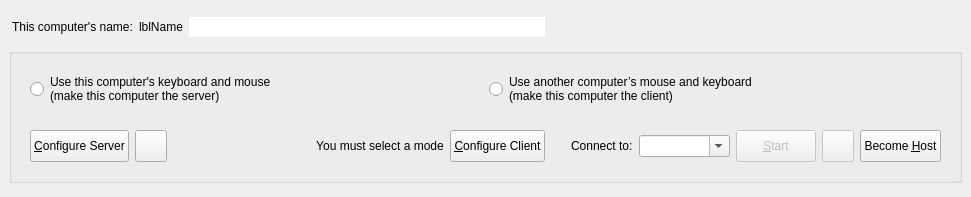
<?xml version="1.0" encoding="UTF-8"?>
<ui version="4.0">
 <class>MainWindow</class>
 <widget class="QMainWindow" name="MainWindow">
  <property name="geometry">
   <rect>
    <x>0</x>
    <y>0</y>
    <width>971</width>
    <height>197</height>
   </rect>
  </property>
  <widget class="QWidget" name="topLevelWidget">
   <property name="sizePolicy">
    <sizepolicy hsizetype="Preferred" vsizetype="Maximum">
     <horstretch>0</horstretch>
     <verstretch>0</verstretch>
    </sizepolicy>
   </property>
   <layout class="QVBoxLayout" name="_2">
    <property name="spacing">
     <number>3</number>
    </property>
    <item>
     <widget class="QWidget" name="widget" native="true">
      <property name="minimumSize">
       <size>
        <width>0</width>
        <height>28</height>
       </size>
      </property>
      <property name="maximumSize">
       <size>
        <width>16777215</width>
        <height>28</height>
       </size>
      </property>
      <layout class="QHBoxLayout" name="horizontalLayout_5">
       <property name="leftMargin">
        <number>3</number>
       </property>
       <property name="topMargin">
        <number>3</number>
       </property>
       <property name="rightMargin">
        <number>3</number>
       </property>
       <property name="bottomMargin">
        <number>3</number>
       </property>
       <item>
        <widget class="QLabel" name="labelComputerName">
         <property name="sizePolicy">
          <sizepolicy hsizetype="Maximum" vsizetype="Preferred">
           <horstretch>0</horstretch>
           <verstretch>0</verstretch>
          </sizepolicy>
         </property>
         <property name="text">
          <string>This computer's name:</string>
         </property>
        </widget>
       </item>
       <item>
        <widget class="QLabel" name="lblComputerName">
         <property name="sizePolicy">
          <sizepolicy hsizetype="Maximum" vsizetype="Preferred">
           <horstretch>0</horstretch>
           <verstretch>0</verstretch>
          </sizepolicy>
         </property>
         <property name="text">
          <string notr="true">lblName</string>
         </property>
        </widget>
       </item>
       <item>
        <widget class="QLineEdit" name="lineEditName">
         <property name="sizePolicy">
          <sizepolicy hsizetype="Expanding" vsizetype="Fixed">
           <horstretch>0</horstretch>
           <verstretch>0</verstretch>
          </sizepolicy>
         </property>
         <property name="toolTip">
          <string>&lt;html&gt;&lt;head/&gt;&lt;body&gt;&lt;p&gt;Name can't have have spaces or special characters&lt;/p&gt;&lt;p&gt;Use Enter to save the name change.&lt;/p&gt;&lt;/body&gt;&lt;/html&gt;</string>
         </property>
         <property name="maxLength">
          <number>255</number>
         </property>
         <property name="frame">
          <bool>false</bool>
         </property>
         <property name="clearButtonEnabled">
          <bool>false</bool>
         </property>
        </widget>
       </item>
       <item>
        <widget class="QPushButton" name="btnEditName">
         <property name="sizePolicy">
          <sizepolicy hsizetype="Fixed" vsizetype="Fixed">
           <horstretch>0</horstretch>
           <verstretch>0</verstretch>
          </sizepolicy>
         </property>
         <property name="toolTip">
          <string>Edit Computer Name</string>
         </property>
         <property name="icon">
          <iconset theme="document-edit"/>
         </property>
         <property name="iconSize">
          <size>
           <width>16</width>
           <height>16</height>
          </size>
         </property>
         <property name="flat">
          <bool>true</bool>
         </property>
        </widget>
       </item>
       <item>
        <spacer name="horizontalSpacer_2">
         <property name="orientation">
          <enum>Qt::Orientation::Horizontal</enum>
         </property>
         <property name="sizeHint" stdset="0">
          <size>
           <width>6</width>
           <height>20</height>
          </size>
         </property>
        </spacer>
       </item>
       <item>
        <widget class="QLabel" name="lblIpAddresses">
         <property name="sizePolicy">
          <sizepolicy hsizetype="Preferred" vsizetype="Fixed">
           <horstretch>0</horstretch>
           <verstretch>0</verstretch>
          </sizepolicy>
         </property>
        </widget>
       </item>
      </layout>
     </widget>
    </item>
    <item>
     <widget class="QGroupBox" name="groupBox">
      <property name="sizePolicy">
       <sizepolicy hsizetype="Preferred" vsizetype="Fixed">
        <horstretch>0</horstretch>
        <verstretch>0</verstretch>
       </sizepolicy>
      </property>
      <property name="title">
       <string/>
      </property>
      <layout class="QVBoxLayout" name="verticalLayout">
       <item>
        <widget class="QWidget" name="widgetModeSelection" native="true">
         <property name="sizePolicy">
          <sizepolicy hsizetype="Preferred" vsizetype="Maximum">
           <horstretch>0</horstretch>
           <verstretch>0</verstretch>
          </sizepolicy>
         </property>
         <layout class="QHBoxLayout" name="horizontalLayout">
          <item>
           <widget class="QRadioButton" name="rbModeServer">
            <property name="sizePolicy">
             <sizepolicy hsizetype="Minimum" vsizetype="Preferred">
              <horstretch>0</horstretch>
              <verstretch>0</verstretch>
             </sizepolicy>
            </property>
            <property name="text">
             <string>Use this computer's keyboard and mouse
(make this computer the server)</string>
            </property>
           </widget>
          </item>
          <item>
           <widget class="QRadioButton" name="rbModeClient">
            <property name="sizePolicy">
             <sizepolicy hsizetype="Minimum" vsizetype="Maximum">
              <horstretch>0</horstretch>
              <verstretch>0</verstretch>
             </sizepolicy>
            </property>
            <property name="text">
             <string>Use another computer’s mouse and keyboard
(make this computer the client)</string>
            </property>
           </widget>
          </item>
         </layout>
        </widget>
       </item>
       <item>
        <widget class="QWidget" name="widgetModeOptions" native="true">
         <property name="sizePolicy">
          <sizepolicy hsizetype="Preferred" vsizetype="Maximum">
           <horstretch>0</horstretch>
           <verstretch>0</verstretch>
          </sizepolicy>
         </property>
         <layout class="QHBoxLayout" name="horizontalLayout_2">
          <item>
           <widget class="QWidget" name="serverOptions" native="true">
            <property name="sizePolicy">
             <sizepolicy hsizetype="Preferred" vsizetype="Fixed">
              <horstretch>0</horstretch>
              <verstretch>0</verstretch>
             </sizepolicy>
            </property>
            <property name="minimumSize">
             <size>
              <width>0</width>
              <height>32</height>
             </size>
            </property>
            <property name="maximumSize">
             <size>
              <width>16777215</width>
              <height>32</height>
             </size>
            </property>
            <layout class="QHBoxLayout" name="horizontalLayout_4">
             <property name="leftMargin">
              <number>0</number>
             </property>
             <property name="topMargin">
              <number>0</number>
             </property>
             <property name="rightMargin">
              <number>0</number>
             </property>
             <property name="bottomMargin">
              <number>0</number>
             </property>
             <item>
              <widget class="QPushButton" name="btnConfigureServer">
               <property name="sizePolicy">
                <sizepolicy hsizetype="Maximum" vsizetype="Fixed">
                 <horstretch>0</horstretch>
                 <verstretch>0</verstretch>
                </sizepolicy>
               </property>
               <property name="minimumSize">
                <size>
                 <width>0</width>
                 <height>32</height>
                </size>
               </property>
               <property name="maximumSize">
                <size>
                 <width>16777215</width>
                 <height>32</height>
                </size>
               </property>
               <property name="text">
                <string>&amp;Configure Server</string>
               </property>
              </widget>
             </item>
             <item>
              <widget class="QPushButton" name="btnSaveServerConfig">
               <property name="sizePolicy">
                <sizepolicy hsizetype="Fixed" vsizetype="Fixed">
                 <horstretch>0</horstretch>
                 <verstretch>0</verstretch>
                </sizepolicy>
               </property>
               <property name="minimumSize">
                <size>
                 <width>32</width>
                 <height>32</height>
                </size>
               </property>
               <property name="maximumSize">
                <size>
                 <width>32</width>
                 <height>32</height>
                </size>
               </property>
               <property name="toolTip">
                <string>Export server configuration</string>
               </property>
               <property name="icon">
                <iconset theme="QIcon::ThemeIcon::DocumentSaveAs"/>
               </property>
              </widget>
             </item>
             <item>
              <spacer name="horizontalSpacer">
               <property name="orientation">
                <enum>Qt::Orientation::Horizontal</enum>
               </property>
               <property name="sizeHint" stdset="0">
                <size>
                 <width>40</width>
                 <height>5</height>
                </size>
               </property>
              </spacer>
             </item>
            </layout>
           </widget>
          </item>
          <item>
           <widget class="QLabel" name="lblNoMode">
            <property name="text">
             <string>You must select a mode</string>
            </property>
            <property name="alignment">
             <set>Qt::AlignmentFlag::AlignCenter</set>
            </property>
           </widget>
          </item>
          <item>
           <widget class="QWidget" name="clientOptions" native="true">
            <property name="sizePolicy">
             <sizepolicy hsizetype="Preferred" vsizetype="Maximum">
              <horstretch>0</horstretch>
              <verstretch>0</verstretch>
             </sizepolicy>
            </property>
            <layout class="QHBoxLayout" name="horizontalLayout_3">
             <property name="leftMargin">
              <number>0</number>
             </property>
             <property name="topMargin">
              <number>0</number>
             </property>
             <property name="rightMargin">
              <number>0</number>
             </property>
             <property name="bottomMargin">
              <number>0</number>
             </property>
             <item>
              <widget class="QPushButton" name="btnConfigureClient">
               <property name="sizePolicy">
                <sizepolicy hsizetype="Maximum" vsizetype="Fixed">
                 <horstretch>0</horstretch>
                 <verstretch>0</verstretch>
                </sizepolicy>
               </property>
               <property name="minimumSize">
                <size>
                 <width>0</width>
                 <height>32</height>
                </size>
               </property>
               <property name="maximumSize">
                <size>
                 <width>16777215</width>
                 <height>32</height>
                </size>
               </property>
               <property name="text">
                <string>&amp;Configure Client</string>
               </property>
              </widget>
             </item>
             <item>
              <spacer name="horizontalSpacer_3">
               <property name="orientation">
                <enum>Qt::Orientation::Horizontal</enum>
               </property>
               <property name="sizeType">
                <enum>QSizePolicy::Policy::Fixed</enum>
               </property>
               <property name="sizeHint" stdset="0">
                <size>
                 <width>20</width>
                 <height>5</height>
                </size>
               </property>
              </spacer>
             </item>
             <item>
              <widget class="QLabel" name="m_pLabelServerName">
               <property name="sizePolicy">
                <sizepolicy hsizetype="Preferred" vsizetype="Maximum">
                 <horstretch>0</horstretch>
                 <verstretch>0</verstretch>
                </sizepolicy>
               </property>
               <property name="text">
                <string>Connect to:</string>
               </property>
               <property name="indent">
                <number>0</number>
               </property>
              </widget>
             </item>
             <item>
              <widget class="QComboBox" name="cbHostname">
               <property name="sizePolicy">
                <sizepolicy hsizetype="Expanding" vsizetype="Fixed">
                 <horstretch>0</horstretch>
                 <verstretch>0</verstretch>
                </sizepolicy>
               </property>
               <property name="minimumSize">
                <size>
                 <width>0</width>
                 <height>0</height>
                </size>
               </property>
               <property name="toolTip">
                <string>&lt;html&gt;Hostname or IP address of the server computer.&lt;br/&gt;May contain a comma seperated list.&lt;/html&gt;</string>
               </property>
               <property name="editable">
                <bool>true</bool>
               </property>
               <property name="insertPolicy">
                <enum>QComboBox::NoInsert</enum>
               </property>
              </widget>
             </item>
            </layout>
           </widget>
          </item>
          <item>
           <widget class="QWidget" name="horizontalWidget" native="true">
            <property name="sizePolicy">
             <sizepolicy hsizetype="Preferred" vsizetype="Fixed">
              <horstretch>0</horstretch>
              <verstretch>0</verstretch>
             </sizepolicy>
            </property>
            <property name="minimumSize">
             <size>
              <width>0</width>
              <height>32</height>
             </size>
            </property>
            <property name="maximumSize">
             <size>
              <width>16777215</width>
              <height>32</height>
             </size>
            </property>
            <layout class="QHBoxLayout" name="horizontalLayout_6">
             <property name="leftMargin">
              <number>0</number>
             </property>
             <property name="topMargin">
              <number>0</number>
             </property>
             <property name="rightMargin">
              <number>0</number>
             </property>
             <property name="bottomMargin">
              <number>0</number>
             </property>
             <item>
              <widget class="QPushButton" name="btnToggleCore">
               <property name="enabled">
                <bool>false</bool>
               </property>
               <property name="sizePolicy">
                <sizepolicy hsizetype="Maximum" vsizetype="Fixed">
                 <horstretch>0</horstretch>
                 <verstretch>0</verstretch>
                </sizepolicy>
               </property>
               <property name="minimumSize">
                <size>
                 <width>0</width>
                 <height>32</height>
                </size>
               </property>
               <property name="maximumSize">
                <size>
                 <width>16777215</width>
                 <height>32</height>
                </size>
               </property>
               <property name="text">
                <string>&amp;Start</string>
               </property>
              </widget>
             </item>
             <item>
              <widget class="QPushButton" name="btnRestartCore">
               <property name="enabled">
                <bool>false</bool>
               </property>
               <property name="sizePolicy">
                <sizepolicy hsizetype="Fixed" vsizetype="Fixed">
                 <horstretch>0</horstretch>
                 <verstretch>0</verstretch>
                </sizepolicy>
               </property>
               <property name="minimumSize">
                <size>
                 <width>32</width>
                 <height>32</height>
                </size>
               </property>
               <property name="maximumSize">
                <size>
                 <width>32</width>
                 <height>32</height>
                </size>
               </property>
               <property name="toolTip">
                <string>Restart</string>
               </property>
               <property name="icon">
                <iconset theme="view-refresh"/>
               </property>
              </widget>
             </item>
             <item>
              <widget class="QPushButton" name="btnBecomeHost">
               <property name="sizePolicy">
                <sizepolicy hsizetype="Maximum" vsizetype="Fixed">
                 <horstretch>0</horstretch>
                 <verstretch>0</verstretch>
                </sizepolicy>
               </property>
               <property name="minimumSize">
                <size>
                 <width>0</width>
                 <height>32</height>
                </size>
               </property>
               <property name="maximumSize">
                <size>
                 <width>16777215</width>
                 <height>32</height>
                </size>
               </property>
               <property name="text">
                <string>Become &amp;Host</string>
               </property>
               <property name="toolTip">
                <string>Take control as the host (Ctrl+Alt+H)</string>
               </property>
               <property name="icon">
                <iconset theme="network-connect"/>
               </property>
              </widget>
             </item>
            </layout>
           </widget>
          </item>
         </layout>
        </widget>
       </item>
      </layout>
     </widget>
    </item>
   </layout>
  </widget>
 </widget>
 <resources/>
 <connections/>
</ui>
